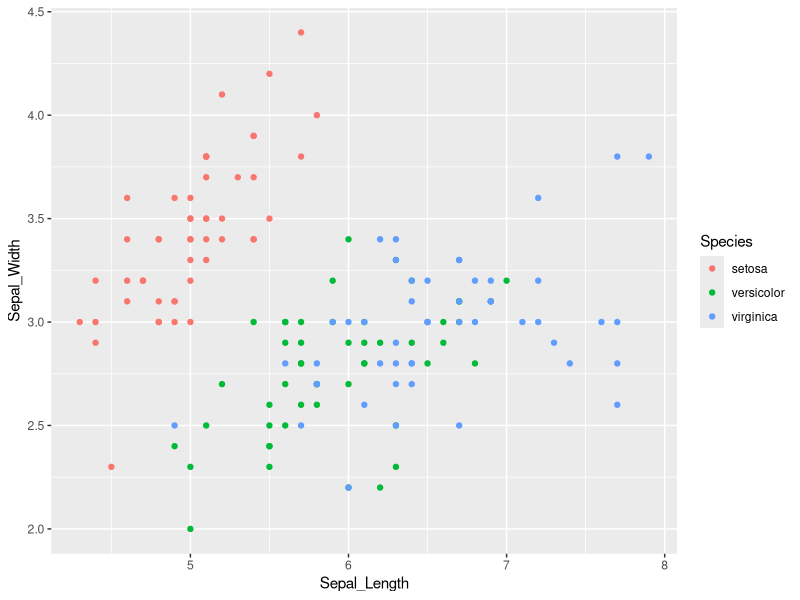

Here is the R script that generated this plot: (Note: this script raises an error after producing the figure.)
## ---- chunk 1
names(iris) <- stringr::str_replace_all(names(iris), '\\.', '_')
## ---- chunk 2
library(ggplot2)
## ---- chunk 3
ggplot(iris, aes(x = Sepal_Length, y = Sepal_Width, color = Species)) + geom_point()
## ---- chunk 4
#| cache: false
ojs_define(iris = iris)
